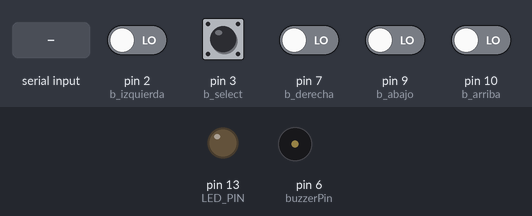
A sketch run on a simulated Arduino Uno, built with avr-gcc and run on an emulated ATmega328P. Parts: output pins drawn as LEDs (lit = HIGH), buzzer (waves = sounding). The test bench sets the inputs (shaded band); at power-on: pin 2 (b_izquierda), pin 3 (b_select), pin 7 (b_derecha), pin 9 (b_abajo), pin 10 (b_arriba) LOW.

Above: at 1.2 s.
1.3 s: "EncenderLED\n" received over Serial
At 1.8 s:
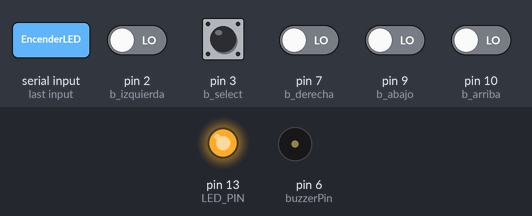
3.8 s: "ReproducirTono1\n" received over Serial
At 4.06 s:
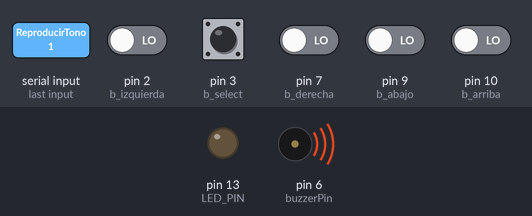
Timing chart, 0 to 6.8 s (numbered marks = the images above; inputs shaded):
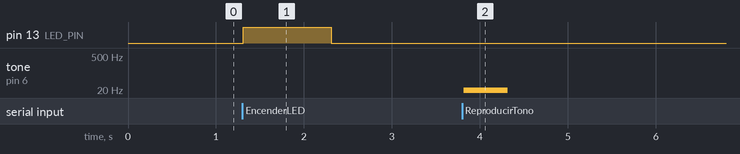

The sketch:

Control.ino
```cpp
int b_izquierda = 2;
int b_derecha = 7;
int b_arriba = 10;
int b_abajo = 9;
int b_select = 3;
int LED_PIN = 13;
int buzzerPin = 6; // el pin del buzzer

unsigned long lastSendTime = 0;
const unsigned long sendInterval = 100; // Intervalo mínimo entre mensajes en ms

void setup() {
  pinMode(b_izquierda, INPUT);
  pinMode(b_derecha, INPUT);
  pinMode(b_arriba, INPUT);
  pinMode(b_abajo, INPUT);
  pinMode(b_select,INPUT);
  pinMode(LED_PIN,OUTPUT);
  pinMode(buzzerPin, OUTPUT);
  Serial.begin(9600);
}

void loop() {
  if (digitalRead(b_izquierda) == HIGH) {
    sendSerialMessage("I");
  }
  else if (digitalRead(b_arriba) == HIGH) {
    sendSerialMessage("A");
  }
  else if (digitalRead(b_abajo) == HIGH) {
    sendSerialMessage("b");
  }
  else if (digitalRead(b_derecha) == HIGH) {
    sendSerialMessage("D");
  }
  else if(digitalRead(b_select)== HIGH){
    sendSerialMessage("c");

  }
  if (Serial.available() > 0) {
    String mensaje = Serial.readStringUntil('\n');
    if (mensaje == "EncenderLED") {
      digitalWrite(LED_PIN, HIGH);
      delay(1000); // Esperar un segundo
      digitalWrite(LED_PIN, LOW);
    }else if (mensaje == "ReproducirTono1") {
      tone(buzzerPin, 10, 500); // Reproduce un tono diferente en el buzzer durante 500 ms
    }else if (mensaje == "ReproducirTono2"){
       tone(buzzerPin, 100 , 500);
    }
  }
}

void sendSerialMessage(String message) {
  unsigned long currentTime = millis();
  if (currentTime - lastSendTime >= sendInterval) {
    Serial.println(message);
    lastSendTime = currentTime;
  }
}
```

Measured:
- after the input at 1.3 s, pin 13 (LED_PIN): LOW → HIGH at once, → LOW 1.0 s later
- after the input at 3.8 s, tone on pin 6 (buzzerPin): silent → 10 Hz at once, → silent 0.50 s later
